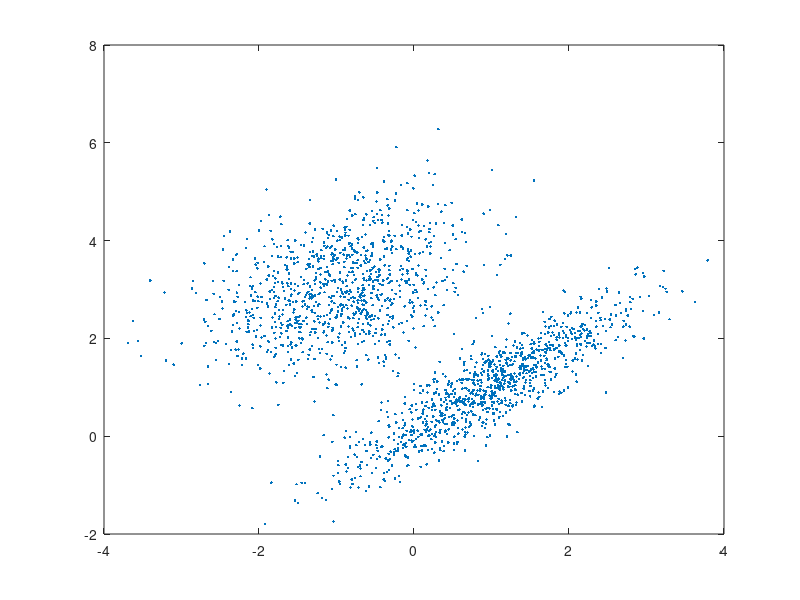

Here is the MATLAB script that generated this plot: (Note: this script raises an error after producing the figure.)
load cdata

figure(1); plot(cdata(:,1),cdata(:,2),'.')

I = imread('handBW.pnm'); % Read the image
figure(2);imshow(I); % Show the image
figure(3);imhist(I); % Show the histogram
figure(4);mtresh(I, 115, 116); 
% Does not work well for ring and hand. Would work for separating hand and
% ring from background with one threshold around 120 though
%%
clear all
I2 = imread('hand.pnm'); % Read the image
figure(5);imshow(I2); % Show the image
R = I2(:,:,1); % Separate the three layers, RGB
G = I2(:,:,2);
B = I2(:,:,3);
figure(6);plot3(R(:),G(:),B(:),'.') % 3D scatterplot of the RGB data

figure(7)
subplot(2,3,1)
imshow(R)
subplot(2,3,2)
imshow(G)
subplot(2,3,3)
imshow(B)
subplot(2,3,4)
imhist(R)
subplot(2,3,5)
imhist(G)
subplot(2,3,6)
imhist(B)



label_im = imread('hand_training.png'); % Read image with labels
figure(8);imagesc(label_im); % View the training areas

%I3(:,:,1) = R; % Create an image with two bands/features
%I3(:,:,2) = G;
I3(:,:,1) = B;
%I3 = im2gray(imread('hand.pnm'));
[data,class] = create_training_data(I3,label_im); % Arrange the training data intovectors

% figure(9);scatterplot2D(data,class); % View the training feature vectors

Itest = im2testdata(I3); % Reshape the image before classification
C = classify(double(Itest),double(data),double(class)); % Train classifier and classify the data
ImC = class2im(C,size(I3,1),size(I3,2)); % Reshape the classification to an image
figure(10);imagesc(ImC); % View the classification result

%%
load landsat_data.mat

figure(11)
subplot(2,4,1)
imshow(landsat_data(:,:,1)./255);
subplot(2,4,2)
imshow(landsat_data(:,:,2)./255);
subplot(2,4,3)
imshow(landsat_data(:,:,3)./255);
subplot(2,4,4)
imshow(landsat_data(:,:,4)./255);
subplot(2,4,5)
imshow(landsat_data(:,:,5)./255);
subplot(2,4,6)
imshow(landsat_data(:,:,6)./255);
subplot(2,4,7)
imshow(landsat_data(:,:,7)./255);

